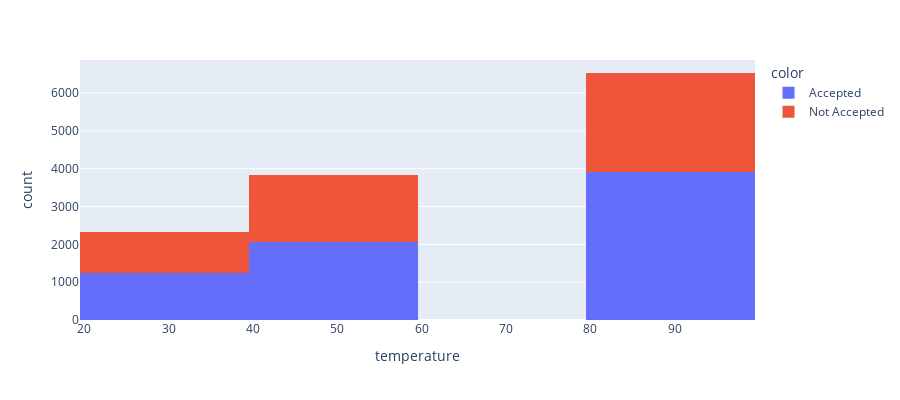

Source (notebook cell):
### Markdown cell above
#### 6. Use a histogram to visualize the temperature column.

### Code cell
fig = px.histogram(data_frame=data_copy, x='temperature', color=data_copy['Y'].map({0:'Not Accepted',1:'Accepted'}))
fig.update_layout(width=900,height=400)
fig.show()

### Figure 1 — Plotly figure (JSON) as saved in the notebook; plotly's stock layout.template omitted (floating-point values rounded to 4 significant figures; data arrays with more than 128 entries replaced by an {"elided": "..."} marker saying what was removed)
{"data": [{"alignmentgroup": "True", "bingroup": "x", "hovertemplate": "color=Accepted<br>temperature=%{x}<br>count=%{y}<extra></extra>", "legendgroup": "Accepted", "marker": {"color": "#636efa", "pattern": {"shape": ""}}, "name": "Accepted", "offsetgroup": "Accepted", "orientation": "v", "showlegend": true, "type": "histogram", "x": {"elided": "7210 int values"}, "xaxis": "x", "yaxis": "y"}, {"alignmentgroup": "True", "bingroup": "x", "hovertemplate": "color=Not Accepted<br>temperature=%{x}<br>count=%{y}<extra></extra>", "legendgroup": "Not Accepted", "marker": {"color": "#EF553B", "pattern": {"shape": ""}}, "name": "Not Accepted", "offsetgroup": "Not Accepted", "orientation": "v", "showlegend": true, "type": "histogram", "x": {"elided": "5474 int values"}, "xaxis": "x", "yaxis": "y"}], "layout": {"barmode": "relative", "height": 400, "legend": {"title": {"text": "color"}, "tracegroupgap": 0}, "margin": {"t": 60}, "width": 900, "xaxis": {"anchor": "y", "domain": [0, 1], "title": {"text": "temperature"}}, "yaxis": {"anchor": "x", "domain": [0, 1], "title": {"text": "count"}}}}
